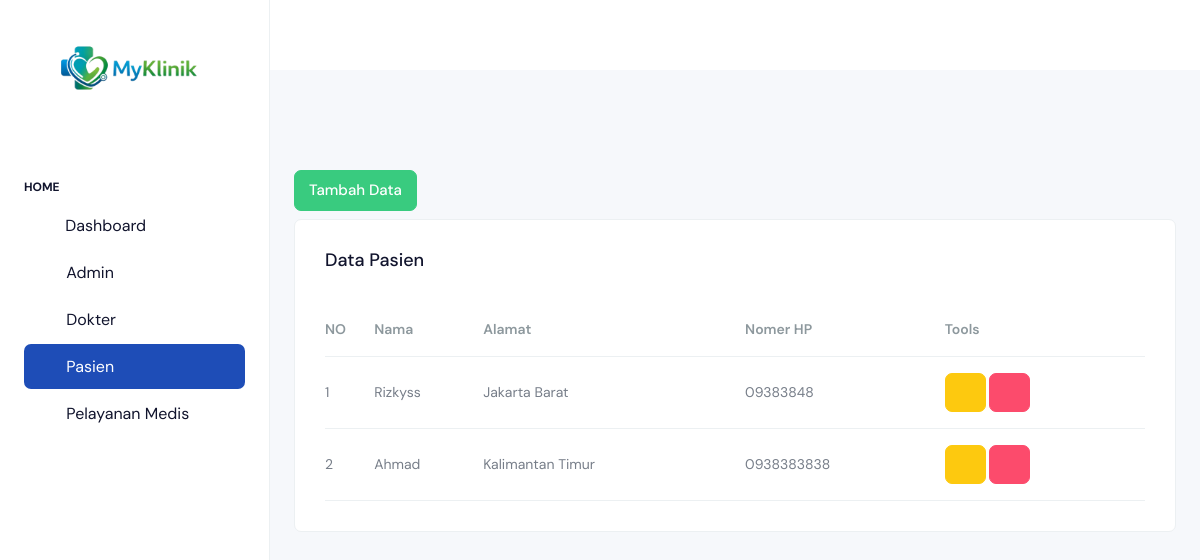
The app's page /pasien.php (signed in) with its own data.
### tables this page shows
CREATE TABLE IF NOT EXISTS `pasien` (
  `id` int NOT NULL AUTO_INCREMENT,
  `nama` varchar(100) DEFAULT NULL,
  `alamat` text,
  `no_hp` varchar(20) DEFAULT NULL,
  PRIMARY KEY (`id`)
);

### koneksi.php (called while the page is built, shortened)
<?php
class Database {
    private $host = "localhost";
    private $user = "root";
    private $pass = "";
    private $db = "klinik";
    public function __construct() {
        $this->conn = new mysqli($this->host, $this->user,
         $this->pass, $this->db);
    }
}
?>

### model/model.php (called while the page is built, shortened)
<?php
require_once "koneksi.php";
class Model {
    public function __construct() {
        $db = new Database();
        $this->conn = $db->conn;
    }
}
?>

### model/pasien_model.php (called while the page is built, shortened)
<?php
require_once "klinik.php";
class Pasien extends Klinik {
    public function info() {
        return "Data Pasien";
    }
}
?>

### model/klinik.php (called while the page is built, shortened)
<?php
require_once "model.php";
class Klinik extends Model {
    protected $table;
    public function __construct($table) {
        $this->table = $table;
    }
    public function getAll() {
        return $this->conn->query("SELECT * FROM {$this->table}");
    }
}
?>

### pasien.php (the view, shortened to what this page needs)
<?php
require_once "model/pasien_model.php";
$pasien = new Pasien();
$data = $pasien->getAll();
$no = 1;
?>
<!doctype html>
<html lang="en">
<head>
  <link rel="stylesheet" href="./assets/css/styles.min.css" />
</head>
<body>
  <div class="page-wrapper" id="main-wrapper" data-layout="vertical" data-navbarbg="skin6" data-sidebartype="full">
    <?php
    include 'navbar/navbar.php';
    include 'navbar/header.php'
    ?>
    <div class="body-wrapper">
      <div class="body-wrapper-inner">
        <div class="container-fluid">
          <button class="btn btn-success mb-2"
            data-bs-toggle="modal"
            data-bs-target="#modalTambah">
            Tambah Data
          </button>
          <div class="row">
            <div class="col-12">
              <div class="card">
                <div class="card-body">
                  <div class="d-md-flex align-items-center">
                    <div>
                      <h4 class="card-title"><?php echo $pasien->info() ?></h4>
                    </div>
                  </div>
                  <div class="table-responsive mt-4">
                    <table class="table mb-0 text-nowrap varient-table align-middle fs-3">
                      <thead>
                        <tr>
                          <th scope="col" class="px-0 text-muted">
                            NO
                          </th>
                          <th scope="col" class="px-0 text-muted">Nama</th>
                          <th scope="col" class="px-0 text-muted">Alamat</th>
                          <th scope="col" class="px-0 text-muted">Nomer HP</th>
                          <th scope="col" class="px-0 text-muted">Tools</th>
                        </tr>
                      </thead>
                      <tbody>
                        <?php while ($row = $data->fetch_assoc()) { ?>
                          <tr>
                            <td class="px-0"><?= $no++ ?></td>
                            <td class="px-0"><?= $row['nama'] ?></td>
                            <td class="px-0"><?= $row['alamat'] ?></td>
                            <td class="px-0"><?= $row['no_hp'] ?></td>
                            <td class="px-0">
                              <button class="btn btn-warning"
                                data-bs-toggle="modal"
                                data-bs-target="#edit<?= $row['id'] ?>">
                                <i class="ti ti-edit"></i>
                              </button>
                              <button class="btn btn-danger"
                                data-bs-toggle="modal"
                                data-bs-target="#hapus<?= $row['id'] ?>">
                                <i class="ti ti-trash"></i>
                              </button>
                            </td>
                          </tr>
                        <?php } ?>
                      </tbody>
                    </table>
                  </div>
                </div>
              </div>
            </div>
          </div>
        </div>
      </div>
    </div>
</body>
</html>

### records on screen
pasien: nama "Rizkyss", alamat "Jakarta Barat", no_hp "09383848"
pasien: nama "Ahmad", alamat "Kalimantan Timur", no_hp "0938383838"

### other values on screen
$pasien->info() "Data Pasien"
